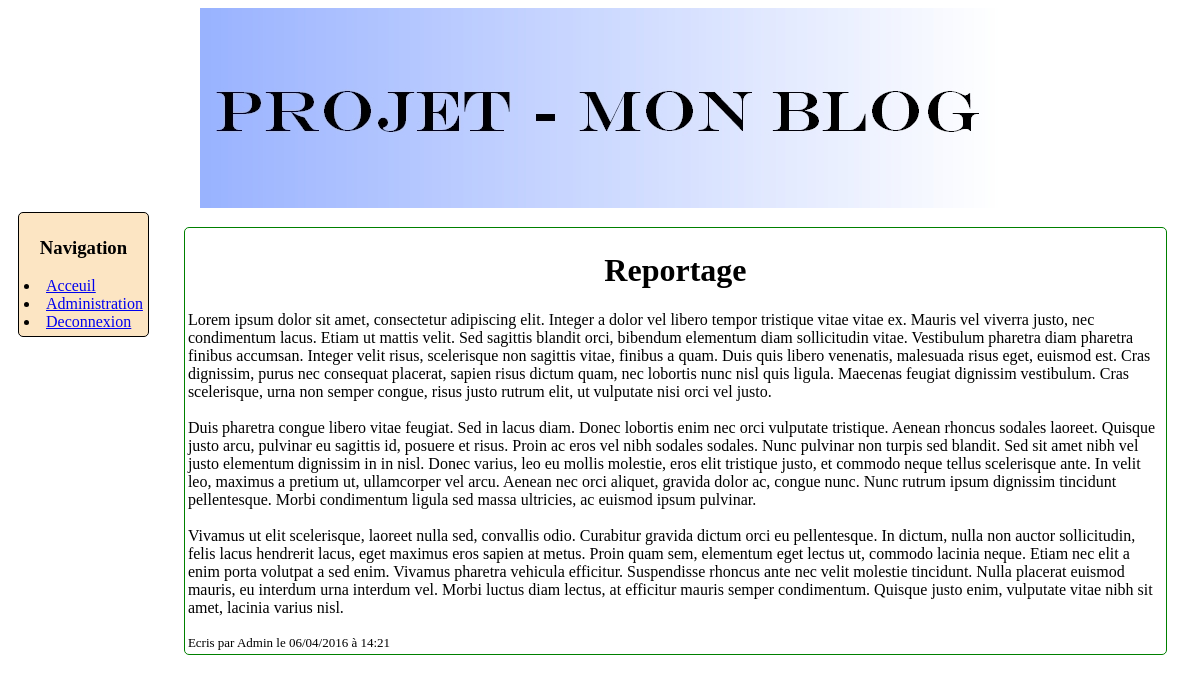
The page /admin/action_billets.php?action=1&billet=11 (signed in) on the database its author committed.
### tables this page shows
CREATE TABLE `billets` (
  `id` int(255) NOT NULL AUTO_INCREMENT,
  `titre` varchar(255) NOT NULL,
  `auteur` varchar(255) NOT NULL,
  `message` text NOT NULL,
  `date_at` timestamp NOT NULL DEFAULT CURRENT_TIMESTAMP,
  PRIMARY KEY (`id`)
);

### admin/action_billets.php (the view, shortened to what this page needs)
<!DOCTYPE html>
<html>
<head>
<link rel="stylesheet" type="text/css" href="../styles/style.css"/>
<?php
include ('../includes/header.php');
include ('includes/ad_menus.php');
?>
</head>
<div class="body">
<?php
include ('../includes/bdd.php');
if(isset($_SESSION['ndc']))
{
	if(isset($_GET['action']) AND !empty($_GET['action']) AND $_GET['action'] > 0 AND $_GET['action'] <= 4 AND isset($_GET['billet']) AND $_GET['billet'] > 0 AND !empty($_GET['billet']))
	{
		$billet = $_GET['billet'];
		if($_GET['action'] == 1)
		{
			$reponse = $bdd->prepare("SELECT id, titre, auteur, message, date_at FROM billets WHERE id = :id");
			$reponse->bindParam('id',$billet,PDO::PARAM_INT);
			$reponse->execute();
			$billet_affi = $reponse->fetch();
			if($billet_affi)
			{
				$titre = htmlspecialchars($billet_affi['titre']);
				$auteur = htmlspecialchars($billet_affi['auteur']);
				$message = htmlspecialchars($billet_affi['message']);
				$af_message = nl2br($message);
    			$date = date_create(htmlspecialchars($billet_affi['date_at']));
    			$date_f = date_format($date, 'd/m/Y à H:i');
				?>
				<div class="news_contenu">
					<h1>
						<?php echo $titre; ?>
					</h1>
					<p>
						<?php echo $af_message; ?>
					</p>
					<font size="2">
						<?php echo 'Ecris par '.$auteur.' le '.$date_f.''; ?>
					</font>
				</div>
				<?php
			}
			else
			{
				header('Location: billets.php?erreur=2');
			}
		}
	}
	else
	{
		header('Location: billets.php?erreur=4');
	}
}
else
{
	header('Location: index.php');
}
?>
</div>

### styles/style.css (style rules this page uses)
div.body { overflow: auto; min-width: 160px; margin-right: 10px; padding: 10px; }
div.news_contenu { border-radius: 5px; border: 1px solid green; margin: 5px; padding: 3px; }
div.news_contenu h1 { text-align: center; }

### rows shown on the page
billets: titre "Reportage", message "Lorem ipsum dolor sit amet, consectetur adipiscing elit. Integer a dolor vel libero tempor tristique vitae vitae ex. Mauris vel viverra justo, nec condimentum lacus. Etiam ut mattis velit. Sed sagittis blandit orci, bibendum elementum diam sollicitudin vitae. Vestibulum pharetra diam pharetra finibus accumsan. Integer velit risus, scelerisque non sagittis vitae, finibus a quam. Duis quis libero venenatis, malesuada risus eget, euismod est. Cras dignissim, purus nec consequat placerat, sapien risus dictum quam, nec lobortis nunc nisl quis ligula. Maecenas feugiat dignissim vestibulum. Cras scelerisque, urna non semper congue, risus justo rutrum elit, ut vulputate nisi orci vel justo. Duis…", auteur "Admin", date_at "06/04/2016 à 14:21"
